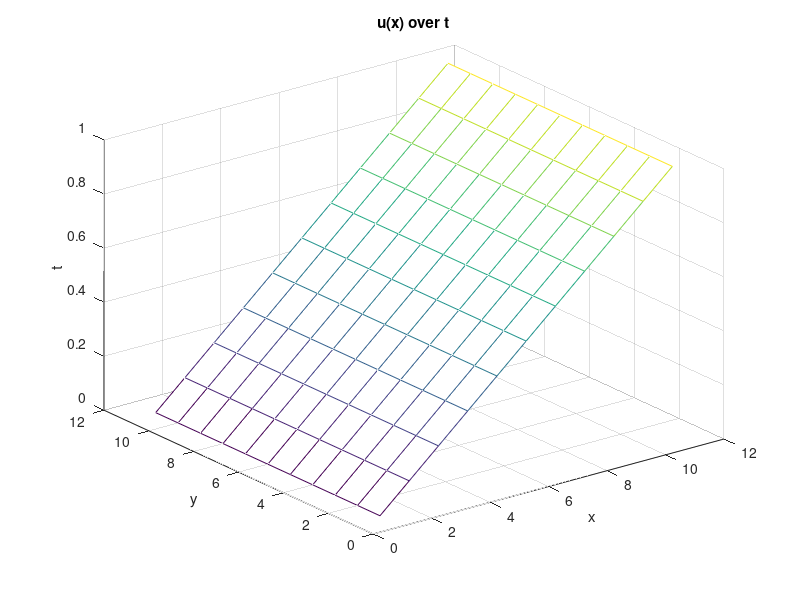

The MATLAB script that drew this image:
home
close all
clear all

%Accessing the 'data' folder on github
addpath('..\..\data')

%Loading the forward euler matrix for 2D
forward = load('2fwd10.txt');

%%

%Plotting the data
figure(1)
mesh(forward)
xlabel('x')
ylabel('y')
zlabel('t')
title('u(x) over t')
